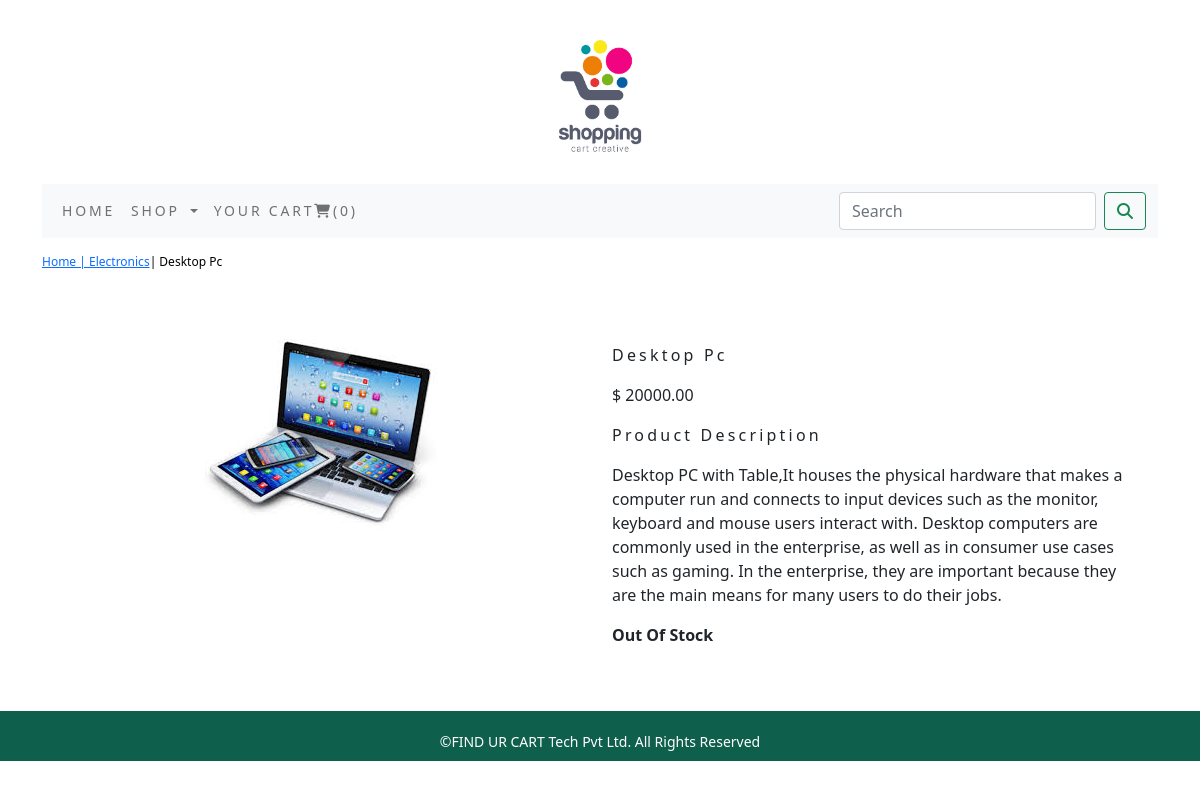
Page /shop/electronics/desktop-pc/ on the committed database.
### shop/models.py (models this page shows, shortened)
class Product(models.Model):
    name=models.CharField(max_length=250,unique=True)
    slug = models.SlugField(max_length=250, unique=True)
    description = models.TextField(blank=True)
    price=models.DecimalField(max_digits=10,decimal_places=2)
    category=models.ForeignKey(Category,on_delete=models.CASCADE )
    image=models.ImageField(upload_to='product', blank=True)
    stock=models.IntegerField()
    available=models.BooleanField(default=True)
    created=models.DateTimeField(auto_now_add=True)
    updated=models.DateTimeField(auto_now=True)
    class Meta:
        ordering = ('name',)
        verbose_name = 'product'
        verbose_name_plural = 'products'

class Category(models.Model):
    name=models.CharField(max_length=250,unique=True)
    slug=models.SlugField(max_length=250,unique=True)
    description=models.TextField(blank=True)
    image=models.ImageField(upload_to='category',blank=True)
    class Meta:
        ordering=('name',)
        verbose_name='category'
        verbose_name_plural='categories'
    def get_url(self):
        return reverse('shop:products_by_category',args=[self.slug])
    def __str__(self):
        return '{}'.format(self.name)

### shop/views.py (the view)
# urls.py: path('<slug:c_slug>/<slug:product_slug>/', views.proDetail, name='prodCatdetail')
def proDetail(request,c_slug,product_slug):
    try:
        product=Product.objects.get(category__slug=c_slug,slug=product_slug)
    except Exception as e:
        raise e
    return render(request,'product.html',{'product':product})

### cart/context_processors.py (called while the page is built)
def counter(request):
    item_count=0
    if'admin' in request.path:
        return {}
    else:
        try:
            cart=Cart.objects.filter(cart_id=_cart_id(request))
            cart_items=CartItem.objects.all().filter(cart=cart[:1])
            for cart_item in cart_items:
                item_count += cart_item.quantity
        except Cart.DoesNotExist:
            item_count=0
    return  dict(item_count=item_count)

### cart/views.py (called while the page is built)
def _cart_id(request):
    cart=request.session.session_key
    if not cart:
        cart=request.session.create()
    return cart

### shop/context_processors.py (called while the page is built)
def menu_links(request):
    links=Category.objects.all()
    return dict(links=links)

### templates/product.html (shortened to what this page needs)
{% extends 'base.html' %}
{% load static %}
{% block content %}
<div class="row my_prod_row_class">
    <div class="mx_auto">
        <p><a href="{% url 'shop:allProdCat' %}">Home | <a href="{{product.category.get_url}}">{{product.category}}</a>| {{product.name}}</a> </p>
    </div>
</div>
<div class="container">
<br>
<div class="row">
    <div class="col-12 col-sm-12 col-md-12 col-lg-6 text-center">
        <div style="min-width:18rem">
            <img src="{{product.image.url}}" alt="{{product.name}}">
        </div>
    </div>
        <div class="col-12 col-sm-12 col-md-12 col-lg-6">
            <div>
            <h1 class="my_prod_title">{{product.name}}</h1>
            <p>$ {{product.price}}</p>
            <p class="my_title">Product Description</p>
            <p class="text-justify my_prod_text">{{product.description}}</p>
            {% if product.stock <= 0 %}
            <p class="text-justify my_prod_text"><b>Out Of Stock</b></p>
                {% else %}
                <a class="btn btn-outline-success" href="{% url 'cart:add_cart' product.id %}">Add to cart</a>
                {% endif %}
            </div>
        </div>
</div>
</div>
{% endblock %}

### static/css/custom.css (style rules this page uses)
.my_title { font-size:16px; text_transform:uppercase; letter-spacing:.2em; }
.my_prod_row_class { padding-top:15px; padding-bottom:20px; }
.my_prod_row_class .mx_auto { color:#000; font-size:12px; text-decoration:none; }
.my_prod_title { font-size:16px; text_transform:uppercase; letter-spacing:.2em; padding-top:15px; padding-bottom:10px; }
.my_prod_text { padding-right:20px; }

### rows in the picture
Product: category "Electronics", name "Desktop Pc", image (picture), price "20000.00", description "Desktop PC with Table,It houses the physical hardware that makes a computer run and connects to input devices such as the monitor, keyboard and mouse users interact with. Desktop computers are commonly used in the enterprise, as well as in consumer use cases such as gaming. In the enterprise, they are important because they are the main means for many users to do their jobs."

### other values in the picture
{{ item_count }} "0"
